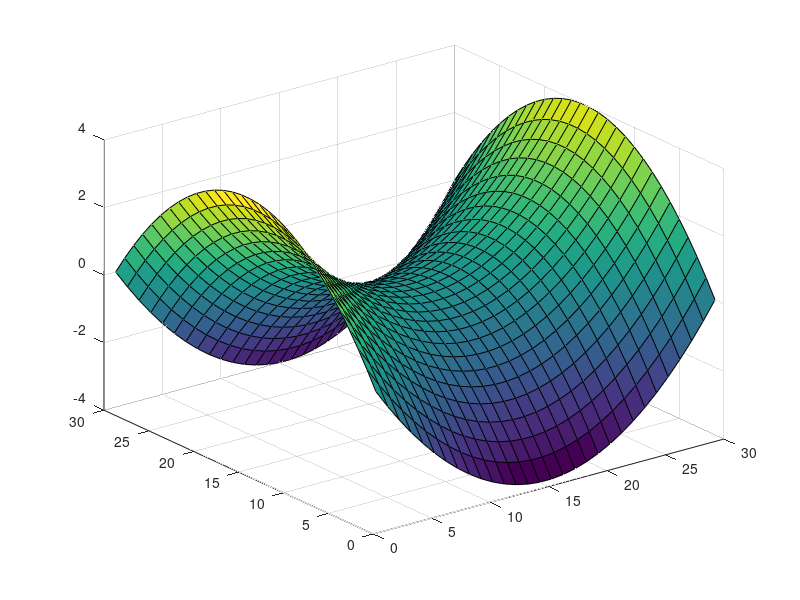

Source code (MATLAB):
a = 25;
b = 40;
numElements = 30;

x = linspace(-2*a, 2*a, numElements);
y = linspace(-2*b, 2*b, numElements);

[X, Y] = meshgrid(x, y);

z = X.^2 / a^2 - Y.^2 / b^2;
z = reshape(z, [], length(y));

surf(z);
%axis off;
%colormap hot;
grid on;